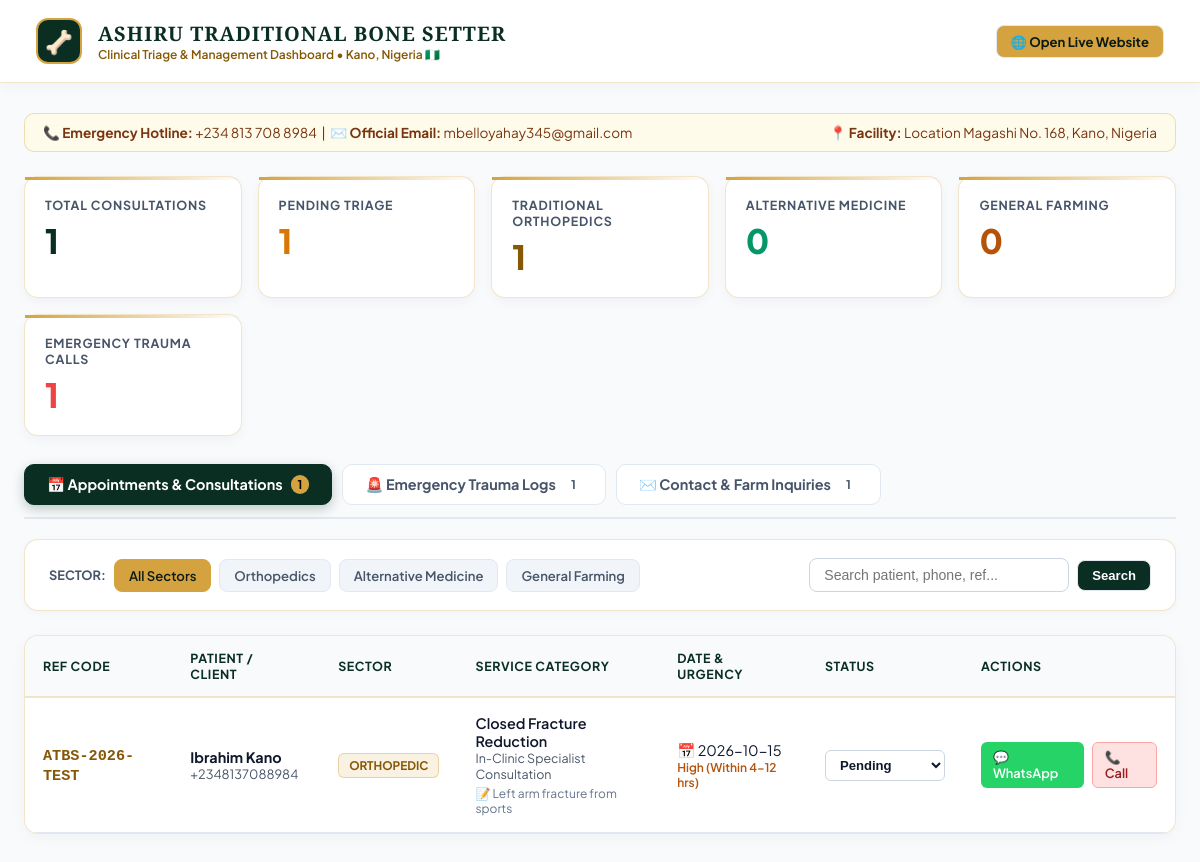
The app's page /admin/index.php with its own data.
### tables this page shows
CREATE TABLE appointments (
                id INTEGER PRIMARY KEY AUTOINCREMENT,
                reference_code TEXT UNIQUE NOT NULL,
                name TEXT NOT NULL,
                phone TEXT NOT NULL,
                sector TEXT DEFAULT 'orthopedic',
                service TEXT NOT NULL,
                urgency TEXT NOT NULL,
                preferred_date TEXT,
                consult_type TEXT,
                details TEXT,
                status TEXT DEFAULT 'Pending',
                created_at DATETIME DEFAULT CURRENT_TIMESTAMP
            );

### admin/index.php (the view, shortened to what this page needs)
<?php
$db = Database::getConnection();
$activeTab    = $_GET['tab'] ?? 'appointments';
$filterSector = $_GET['sector'] ?? 'all';
$filterStatus = $_GET['status'] ?? 'all';
$searchQuery  = trim($_GET['q'] ?? '');
$sqlApt = "SELECT * FROM appointments WHERE 1=1";
$paramsApt = [];
$sqlApt .= " ORDER BY id DESC LIMIT 100";
$stmtApt = $db->prepare($sqlApt);
$stmtApt->execute($paramsApt);
$appointments = $stmtApt->fetchAll();
$stats = $db->query("
    SELECT
        COUNT(*) as total,
        SUM(CASE WHEN status = 'Pending' THEN 1 ELSE 0 END) as pending,
        SUM(CASE WHEN sector = 'orthopedic' THEN 1 ELSE 0 END) as orthopedic,
        SUM(CASE WHEN sector = 'alternative' THEN 1 ELSE 0 END) as alternative,
        SUM(CASE WHEN sector = 'farming' THEN 1 ELSE 0 END) as farming
    FROM appointments
")->fetch();
$emergenciesCount = (int)$db->query("SELECT COUNT(*) FROM emergency_dispatches")->fetchColumn();
$inquiriesCount   = (int)$db->query("SELECT COUNT(*) FROM contact_inquiries")->fetchColumn();
?>
<!DOCTYPE html>
<html lang="en">
<head>
</head>
<body>
    <header class="header-bar">
        <div class="brand-block">
            <div class="brand-avatar">🦴</div>
            <div>
                <div class="brand-title">ASHIRU TRADITIONAL BONE SETTER</div>
                <div class="brand-subtitle">Clinical Triage &amp; Management Dashboard &bull; Kano, Nigeria 🇳🇬</div>
            </div>
        </div>
        <div style="display: flex; gap: 12px; align-items: center;">
            <a href="https://ashiru-tbs.surge.sh" target="_blank" class="filter-btn" style="background: var(--gold); color: #0b1a13; font-weight: 700;">
                🌐 Open Live Website
            </a>
        </div>
    </header>
    <main class="container">
        <div class="top-admin-strip">
            <div>
                📞 <strong>Emergency Hotline:</strong> +234 813 708 8984 &nbsp;|&nbsp;
                ✉️ <strong>Official Email:</strong> mbelloyahay345@gmail.com
            </div>
            <div>
                📍 <strong>Facility:</strong> Location Magashi No. 168, Kano, Nigeria
            </div>
        </div>
        <section class="metrics-grid">
            <div class="metric-card">
                <div class="metric-label">Total Consultations</div>
                <div class="metric-val"><?= (int)$stats['total'] ?></div>
            </div>
            <div class="metric-card">
                <div class="metric-label">Pending Triage</div>
                <div class="metric-val" style="color: #d97706;"><?= (int)$stats['pending'] ?></div>
            </div>
            <div class="metric-card">
                <div class="metric-label">Traditional Orthopedics</div>
                <div class="metric-val" style="color: var(--gold-dark);"><?= (int)$stats['orthopedic'] ?></div>
            </div>
            <div class="metric-card">
                <div class="metric-label">Alternative Medicine</div>
                <div class="metric-val" style="color: var(--emerald-light);"><?= (int)$stats['alternative'] ?></div>
            </div>
            <div class="metric-card">
                <div class="metric-label">General Farming</div>
                <div class="metric-val" style="color: #b45309;"><?= (int)$stats['farming'] ?></div>
            </div>
            <div class="metric-card">
                <div class="metric-label">Emergency Trauma Calls</div>
                <div class="metric-val" style="color: var(--danger);"><?= (int)$emergenciesCount ?></div>
            </div>
        </section>
        <nav class="tabs-nav">
            <a href="?tab=appointments" class="tab-btn <?= $activeTab === 'appointments' ? 'active' : '' ?>">
                📅 Appointments &amp; Consultations
                <span class="tab-count"><?= (int)$stats['total'] ?></span>
            </a>
            <a href="?tab=emergencies" class="tab-btn <?= $activeTab === 'emergencies' ? 'active' : '' ?>">
                🚨 Emergency Trauma Logs
                <span class="tab-count"><?= $emergenciesCount ?></span>
            </a>
            <a href="?tab=inquiries" class="tab-btn <?= $activeTab === 'inquiries' ? 'active' : '' ?>">
                ✉️ Contact &amp; Farm Inquiries
                <span class="tab-count"><?= $inquiriesCount ?></span>
            </a>
        </nav>
        <?php if ($activeTab === 'appointments'): ?>
            <section class="filter-panel">
                <div class="filter-group">
                    <span style="font-size: 0.8rem; color: var(--text-muted); font-weight: 700;">SECTOR:</span>
                    <a href="?tab=appointments&sector=all&status=<?= htmlspecialchars($filterStatus) ?>" class="filter-btn <?= $filterSector === 'all' ? 'active' : '' ?>">All Sectors</a>
                    <a href="?tab=appointments&sector=orthopedic&status=<?= htmlspecialchars($filterStatus) ?>" class="filter-btn <?= $filterSector === 'orthopedic' ? 'active' : '' ?>">Orthopedics</a>
                    <a href="?tab=appointments&sector=alternative&status=<?= htmlspecialchars($filterStatus) ?>" class="filter-btn <?= $filterSector === 'alternative' ? 'active' : '' ?>">Alternative Medicine</a>
                    <a href="?tab=appointments&sector=farming&status=<?= htmlspecialchars($filterStatus) ?>" class="filter-btn <?= $filterSector === 'farming' ? 'active' : '' ?>">General Farming</a>
                </div>
                <form method="GET" class="filter-group">
                    <input type="text" name="q" value="<?= htmlspecialchars($searchQuery) ?>" placeholder="Search patient, phone, ref..." class="search-input">
                    <button type="submit" class="filter-btn" style="cursor: pointer; background: var(--primary-emerald); color: #fff;">Search</button>
                </form>
            </section>
            <section class="table-card">
                <div class="table-responsive">
                    <table>
                        <thead>
                            <tr>
                                <th>Ref Code</th>
                                <th>Patient / Client</th>
                                <th>Sector</th>
                                <th>Service Category</th>
                                <th>Date &amp; Urgency</th>
                                <th>Status</th>
                                <th>Actions</th>
                            </tr>
                        </thead>
                        <tbody>
                            <?php if (empty($appointments)): ?>
                                <tr>
                                    <td colspan="7" style="text-align: center; padding: 40px; color: var(--text-muted);">
                                        No appointment records found matching the current filters.
                                    </td>
                                </tr>
                            <?php else: ?>
                                <?php foreach ($appointments as $apt): ?>
                                    <tr>
                                        <td>
                                            <strong style="color: var(--gold-dark); font-family: monospace; font-size: 0.95rem;">
                                                <?= htmlspecialchars($apt['reference_code']) ?>
                                            </strong>
                                        </td>
                                        <td>
                                            <div style="font-weight: 700; color: var(--text-dark);"><?= htmlspecialchars($apt['name']) ?></div>
                                            <div style="font-size: 0.8rem; color: var(--text-muted);"><?= htmlspecialchars($apt['phone']) ?></div>
                                        </td>
                                        <td>
                                            <span class="badge-sector sector-<?= htmlspecialchars($apt['sector']) ?>">
                                                <?= htmlspecialchars($apt['sector']) ?>
                                            </span>
                                        </td>
                                        <td>
                                            <div style="font-weight: 600; color: var(--text-dark);"><?= htmlspecialchars($apt['service']) ?></div>
                                            <div style="font-size: 0.78rem; color: var(--text-muted);">
                                                <?= htmlspecialchars($apt['consult_type']) ?>
                                            </div>
                                            <?php if (!empty($apt['details'])): ?>
                                                <div style="font-size: 0.75rem; color: #64748b; margin-top: 4px; max-width: 300px;">
                                                    📝 <?= htmlspecialchars($apt['details']) ?>
                                                </div>
                                            <?php endif; ?>
                                        </td>
                                        <td>
                                            <div>📅 <?= htmlspecialchars($apt['preferred_date'] ?: 'Not set') ?></div>
                                            <div style="font-size: 0.75rem; color: #b45309; font-weight: 600;"><?= htmlspecialchars($apt['urgency']) ?></div>
                                        </td>
                                        <td>
                                            <select class="status-select" onchange="updateRecordStatus('appointment', <?= (int)$apt['id'] ?>, this.value)">
                                                <?php foreach (['Pending', 'Confirmed', 'In Treatment', 'Completed', 'Cancelled'] as $st): ?>
                                                    <option value="<?= $st ?>" <?= $apt['status'] === $st ? 'selected' : '' ?>><?= $st ?></option>
                                                <?php endforeach; ?>
                                            </select>
                                        </td>
                                        <td>
                                            <div style="display: flex; gap: 8px;">
                                                <a href="https://wa.me/<?= preg_replace('/[^0-9]/', '', $apt['phone']) ?>?text=<?= urlencode('Hello ' . $apt['name'] . ', this is the clinic desk at ASHIRU TRADITIONAL BONE SETTER regarding your consultation (' . $apt['reference_code'] . ').') ?>"
                                                   target="_blank" class="btn-action btn-wa" title="Open WhatsApp">
                                                    💬 WhatsApp
                                                </a>
                                                <a href="tel:<?= htmlspecialchars($apt['phone']) ?>" class="btn-action btn-call" title="Call">
                                                    📞 Call
                                                </a>
                                            </div>
                                        </td>
                                    </tr>
                                <?php endforeach; ?>
                            <?php endif; ?>
                        </tbody>
                    </table>
                </div>
            </section>
        <?php endif; ?>
    </main>
</body>
</html>

### records on screen
appointments: reference_code "ATBS-2026-TEST", name "Ibrahim Kano", phone "+2348137088984", sector "ORTHOPEDIC", service "Closed Fracture Reduction", consult_type "In-Clinic Specialist Consultation", details "Left arm fracture from sports", preferred_date "2026-10-15", urgency "High (Within 4-12 hrs)", status+id "Pending"

### other values on screen
$stats['total'] "1"
$stats['pending'] "1"
$stats['orthopedic'] "1"
$stats['alternative'] "0"
$stats['farming'] "0"
$emergenciesCount "1"
$inquiriesCount "1"
